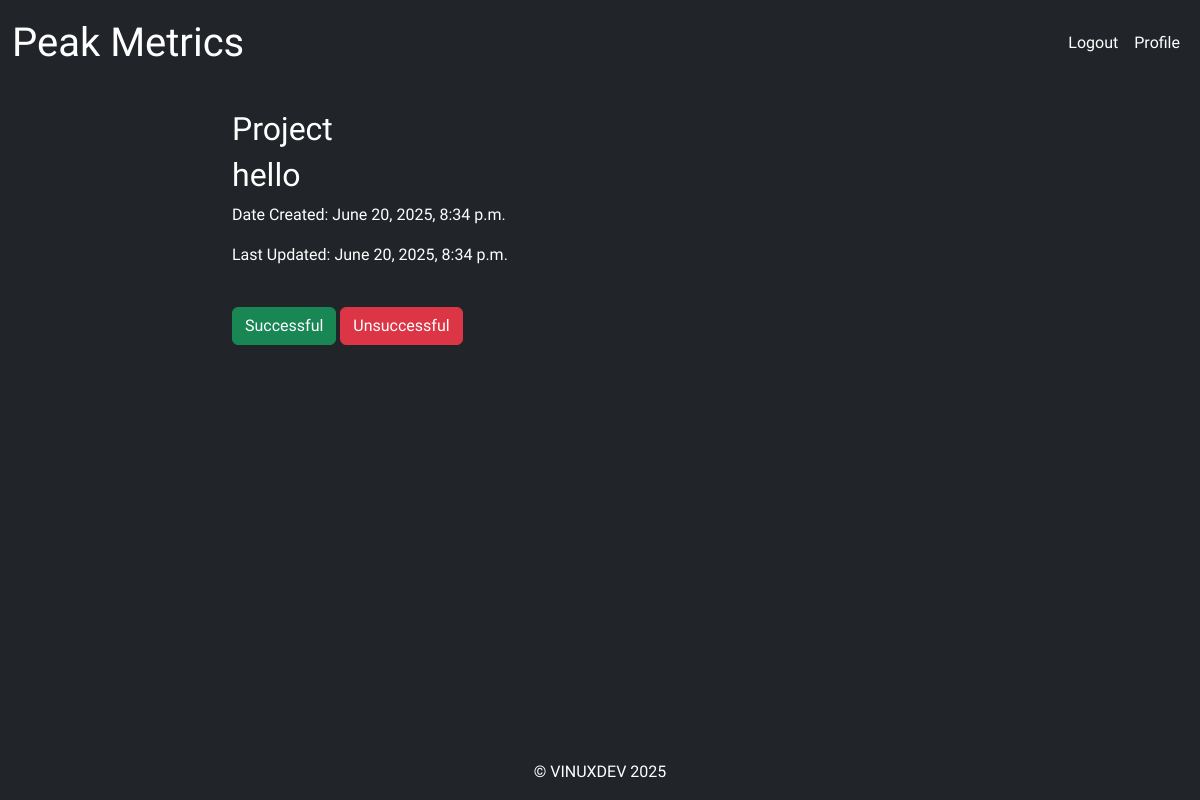
/project/3 (signed in), run on the app's committed database.
### peak_performance/models.py (models this page shows, shortened)
class Project(models.Model):
    user = models.ForeignKey(User, on_delete=models.CASCADE, default=None)
    name = models.CharField(max_length=200)
    date_creation = models.DateTimeField(auto_now=True)
    date_updated = models.DateTimeField(auto_now=True)

### peak_performance/views.py (the view)
# urls.py: path('project/<int:pk>', views.project, name='project'),
def project(request, pk):
    project = Project.objects.get(id=pk)
    return render(request, 'project.html', {'project': project})

### peak_performance/templates/project.html (shortened to what this page needs)
{% extends 'base.html' %}
{% load static %}
{% block content %}
<div class="container">
    <div class="row justify-content-center">
        <div class="col-8">
            {% if user.is_authenticated %}
                <h2>Project</h2>
                <h2>{{ project.name }}</h2>
                <p>Date Created: {{ project.date_creation }}</p>
                <p>Last Updated: {{ project.date_updated }}</p>
            {% else %}
                <h1>Please log in to see your Dashboard</h1>
            {% endif %}
        <div class="col-4">
            <form action="{% url 'new_project' %}" method="POST">
                <br>
                <button type="submit" class="btn btn-success">Successful</button>
                <button type="submit" class="btn btn-danger">Unsuccessful</button>
            </form>
        </div>
        </div>
    </div>
</div>
{% endblock content %}

### static/css/styles.css (style rules this page uses)
:root { --bs-blue: #0d6efd; --bs-indigo: #6610f2; --bs-purple: #6f42c1; --bs-pink: #d63384; --bs-red: #dc3545; --bs-orange: #fd7e14; --bs-yellow: #ffc107; --bs-green: #198754; --bs-teal: #20c997; --bs-cyan: #0dcaf0; --bs-white: #fff; --bs-gray: #6c757d; --bs-gray-dark: #343a40; --bs-gray-100: #f8f9fa; --bs-gray-200: #e9ecef; --bs-gray-300: #dee2e6; --bs-gray-400: #ced4da; --bs-gray-500: #adb5bd; --bs-gray-600: #6c757d; --bs-gray-700: #495057; --bs-gray-800: #343a40; --bs-gray-900: #212529; --bs-primary: #0d6efd; --bs-secondary: #6c757d; --bs-success: #198754; --bs-info: #0dcaf0; --bs-warning: #ffc107; --bs-danger: #dc3545; --bs-light: #f8f9fa; --bs-dark: #212529; --bs-primary-rgb: 13, 110, 253; --bs-secondary-rgb: 108, 117, 125; --bs-success-rgb: 25, 135, 84; --bs-info-rgb: 13, 202, 240; --bs-warning-rgb: 255, 193, 7; --bs-danger-rgb: 220, 53, 69; --bs-light-rgb: 248, 249, 250; --bs-dark-rgb: 33, 37, 41; --bs-white-rgb: 255, 255, 255; --bs-black-rgb: 0, 0, 0; --bs-body-color-rgb: 33, 37, 41; --bs-body-bg-rgb: 255, 255, 255; --bs-font-sans-serif: system-ui, -apple-system, "Segoe UI", Roboto, "Helvetica Neue", Arial, "Noto Sans", "Liberation Sans", sans-serif, "Apple Color Emoji", "Segoe UI Emoji", "Segoe UI Symbol", "Noto Color Emoji"; --bs-font-monospace: SFMono-Regular, Menlo, Monaco, Consolas, "Liberation Mono", "Courier New", monospace; --bs-gradient: linear-gradient(180deg, rgba(255, 255, 255, 0.15), rgba(255, 255, 255, 0)); --bs-body-font-family: var(--bs-font-sans-serif); --bs-body-font-size: 1rem; --bs-body-font-weight: 400; --bs-body-line-height: 1.5; --bs-body-color: #212529; --bs-body-bg: #fff; }
body { font-family: Varela Round, var(--bs-font-sans-serif); color: white; background-color: var(--bs-dark); }

### data on the page
Project: name "hello", date_creation "June 20, 2025, 8:34 p.m.", date_updated "June 20, 2025, 8:34 p.m."
